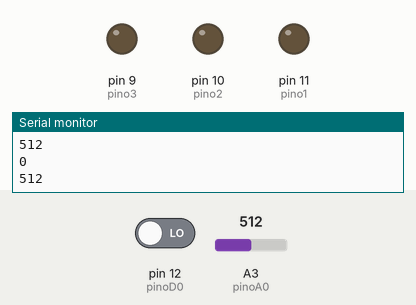
Bench run of a program on a simulated Arduino Nano, built with avr-gcc and run on an emulated ATmega328P. Shown: output pins drawn as LEDs (lit = HIGH), the last lines printed to the serial monitor. Dashed ring = blinking. The inputs (shaded band) are chosen by the test bench; at power-on: pin 12 (pinoD0) LOW, A3 (pinoA0) = 512.

Above: at 1.2 s.
1.3 s: pin 12 (pinoD0) driven HIGH
At 1.6 s:
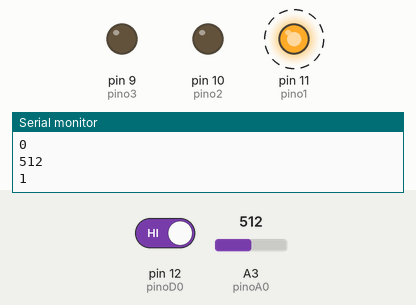
4.3 s: pin 12 (pinoD0) driven LOW
At 5.3 s:
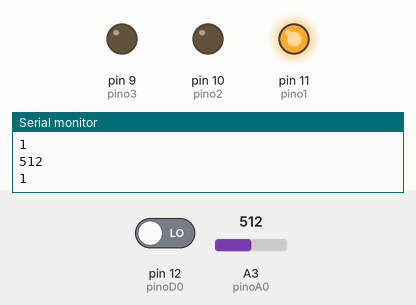
Timing chart, 0 to 7.3 s (numbered marks = the images above; inputs shaded):
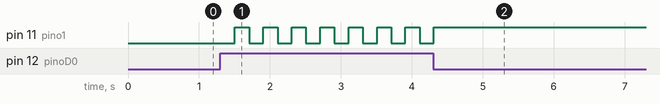

The program:

main.cpp
```cpp
#include <Arduino.h>
const int pino1 = 11;
const int pino2= 10;
const int pino3 = 9;
const int pinoD0 = 12;
const int pinoA0 = A3;
const int time = 50;
void setup() {
  Serial.begin(9600);
  pinMode(pino1, OUTPUT);
  pinMode(pino2, OUTPUT);
  pinMode(pino3, OUTPUT);
  pinMode(pinoD0, INPUT);
  pinMode(pinoA0, INPUT);
}

void contador() {
  static int cont = 0;
  Serial.println(cont);
  cont ++;
  if (cont > 100) {
    cont = 0;
  }
}

void leitorIntensidade() {
static int dados;
dados = analogRead(pinoA0);
Serial.println(dados);
}

void detectorPalmas() {
  static int dados = 0;
  static int led = 0;
  Serial.println(led);
  dados = digitalRead(pinoD0);
  if (dados == 1) {
    if (led == 1) {
      led--;
      delay(200);
    }
    else {
      led++;
      delay(200);
    }
  }
  if (led == 0) {
    digitalWrite(pino1, 0);
  }
  else {
    digitalWrite(pino1, 1);
  }
}

void loop() {
  // contador();
  leitorIntensidade();
  detectorPalmas();
  // delay(200);
  // digitalWrite(pino1, 1);
  // delay(time);
  // digitalWrite(pino1, 0);
  // delay(time);
  // digitalWrite(pino2, 1);
  // delay(time);
  // digitalWrite(pino2, 0);
  // delay(time);
  // digitalWrite(pino3, 1);
  // delay(time);
  // digitalWrite(pino3, 0);
  // delay(time);
  //  digitalWrite(pino1, 1);
  // delay(time);
  // digitalWrite(pino1, 0);
  // delay(time);
  // digitalWrite(pino2, 1);
  // delay(time);
  // digitalWrite(pino2, 0);
  // delay(time);
}
```

Measured:
- after the input at 1.3 s, pin 11 (pino1): alternates HIGH for 0.20 s and LOW for 0.20 s, starting after 0.21 s
- after the input at 4.3 s, pin 11 (pino1): goes on until 4.3 s, then stays HIGH
